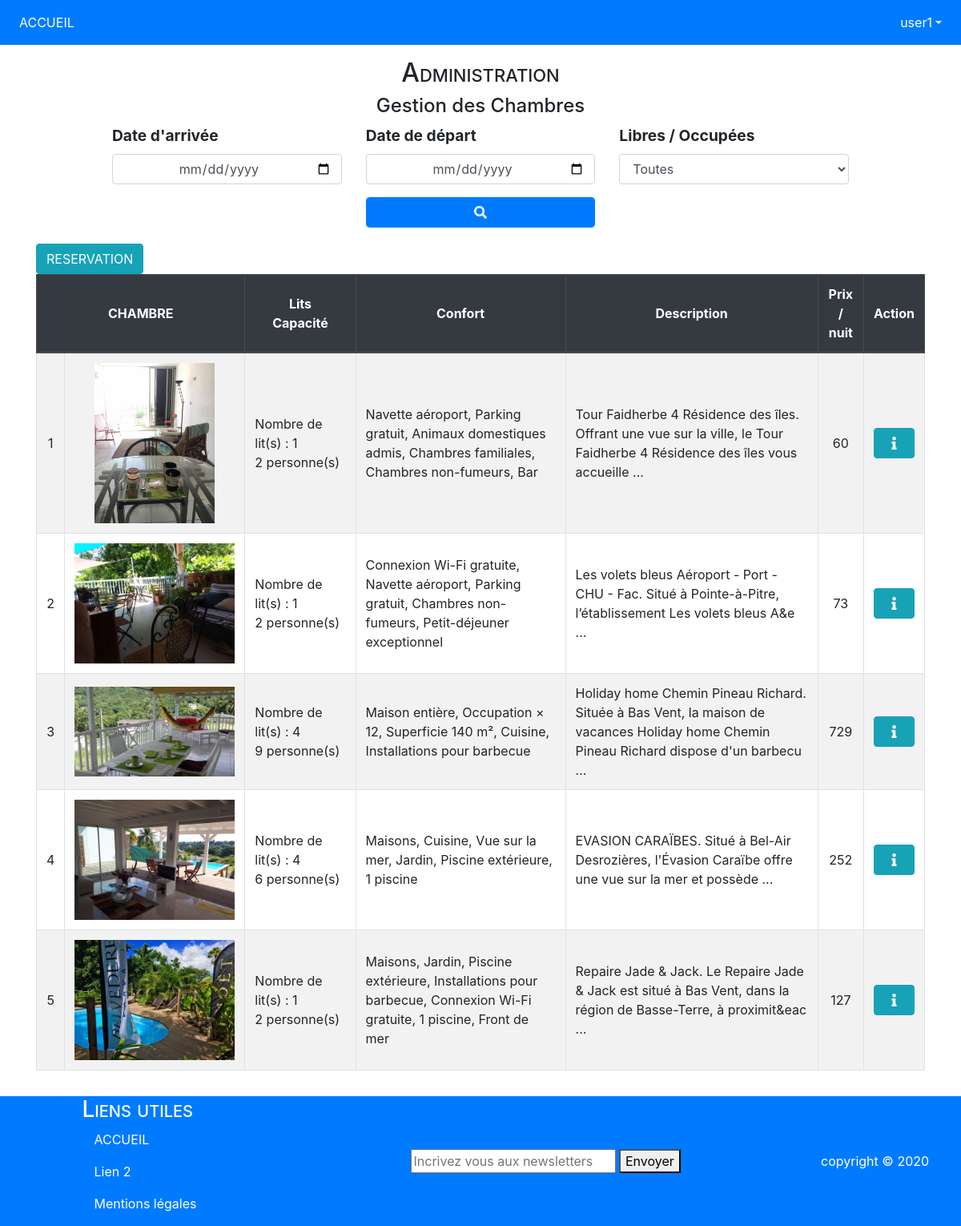
/Admin/chambre.php (signed in), run on the app's committed database.
### tables this page shows
CREATE TABLE `chambre` (
  `numChambre` int(11) NOT NULL,
  `prix` int(11) NOT NULL,
  `nbLits` int(11) NOT NULL,
  `nbPers` int(11) NOT NULL,
  `confort` varchar(300) NOT NULL,
  `image` varchar(50) NOT NULL,
  `description` varchar(1500) NOT NULL
);

### Admin/chambre.php (the view, shortened to what this page needs)
<?php require_once('../Partials/Header.php'); ?>
<?php
require_once('../Connexion.php');
if($connect) {
    $occupationRes = 'Toutes les chambres';
    function f_ch_retourBdd($str) {
        $str = stripslashes(html_entity_decode($str));
        return $str;
    }
    function f_imgAlt($img) {
        return substr($img, 0, strrpos($img, '.'));
    }
    if(!isset($_GET['search']) || (empty($_GET['dateArrSearch']) && empty($_GET['dateDepSearch']))) {
        $sql = "SELECT * FROM chambre";
        $res = mysqli_prepare($connect, $sql);
        $nbRow = '';
    }
    mysqli_stmt_execute($res);
    mysqli_stmt_bind_result($res, $nCh, $prix, $nbLits, $nbPers, $conf, $img, $descr);
    if(isset($nbRow)) {
        mysqli_stmt_store_result($res);
        $nbRow = mysqli_stmt_num_rows($res);
    }
    while(mysqli_stmt_fetch($res)) {
        $tabFetch_ch[] = [
            'nCh' => $nCh,
            'prix' => $prix,
            'nbLits' => $nbLits,
            'nbPers' => $nbPers,
            'conf' => $conf,
            'img' => $img,
            'descr' => strlen($descr) > 150 ? substr($descr, 0, 150)." ..." : $descr
        ];
    }
    if(isset($nbRow)) { mysqli_stmt_free_result($res); }
} else { echo "<script>alert('Connexion perdue');</script>"; }
?>
<h2 class="text-center">Administration</h2>
<h4 class="text-center">Gestion des Chambres</h4>
<form method="get">
    <div class="row justify-content-center align-items-center">
        <div class="col-md-10 col">
            <div class="row justify-content-center">
                <div class="form-group col-md-4 col">
                    <label for="dateArrSearch">Date d'arrivée</label>
                    <input type="date" id="dateArrSearch" class="form-control text-center" name="dateArrSearch" placeholder="rechercher">
                </div>
                <div class="form-group col-md-4 col">
                    <label for="dateDepSearch">Date de départ</label>
                    <input type="date" id="dateDepSearch" class="form-control text-center" name="dateDepSearch" placeholder="rechercher">
                </div>
                <div class="form-group col-md-4 col-6">
                    <label for="langue">Libres / Occupées</label>
                    <select class="form-control" id="occupation" name="occupation">
                        <option value="Toutes" required>Toutes</option>
                    </select>
                </div>
            </div>
            <div class="row justify-content-center">
                <div class="col-md-4 col-6 mb-3">
                    <button type="submit" class="form-control bg-primary text-white border-primary" id="search" name="search"><i class="fas fa-search"></i></button>
                </div>
            </div>
        </div>
    </div>
</form>
<div class="input-group my-1 justify-content-between" style="margin-bottom: 0 !important;">
    <div>
        <a href="admin.php" class="btn btn-info">RESERVATION</a>
    </div>
</div>
<?php
if(isset($nbRow) && $nbRow == 0) {
    echo "
        <div class='posCenter'>
            <h2 class='text-center'>Il n'y a pas de chambres enregistrée dans votre établissement !</h2>
            <div class='text-center'>
                <a href='chAjout.php' class='btn btn-primary'>Ajouter une chambre</a>
            </div>
        </div>
    ";
} else {
?>
<?php
if(!isset($tabFetch_ch)) {
    echo "
        <div class='posCenter'>
            <h2 class='text-center'>Il n'y a pas de ".$occupationRes." sur la période que vous avez sélectionnée</h2>
        </div>
    ";
} else {
?>
<table class="chambre table table-bordered table-striped table-hover align-middle">
    <thead class="thead-dark text-center">
        <tr>
            <th class="align-middle" colspan="2">CHAMBRE</th>
            <th class="align-middle">
                Lits
                <br>Capacité
            </th>
            <th class="align-middle">Confort</th>
            <th class="align-middle">Description</th>
            <th class="align-middle">Prix<br>/ nuit</th>
            <th class="align-middle">Action</th>
        </tr>
    </thead>
    <tbody>
        <?php
        if($res) {
            foreach($tabFetch_ch as $tabVal) {
        ?>
        <tr>
            <td class="align-middle text-center"><?= $tabVal['nCh']; ?></td>
            <td class="align-middle text-center">
                <div class="divImg">
                    <span>
                        <img src="../Img/<?= $tabVal['img']; ?>" alt="<?= f_imgAlt($tabVal['img']); ?>">
                        <br><img src="../Img/<?= $tabVal['img']; ?>" class="imgHov rounded" alt="<?= f_imgAlt($tabVal['img']); ?>">
                    </span>
                </div>
            </td>
            <td class="align-middle">
                Nombre de lit(s)&nbsp;:&nbsp;<?= $tabVal['nbLits']; ?>
                <br><?= $tabVal['nbPers']; ?>&nbsp;personne(s)
            </td>
            <td class="align-middle"><?= f_ch_retourBdd($tabVal['conf']); ?></td>
            <td class="align-middle"><?= f_ch_retourBdd($tabVal['descr']); ?></td>
            <td class="align-middle text-center"><?= $tabVal['prix']; ?></td>
            <td class="align-middle">
                <div class="my-1"><a href="../Client/chambre_detail.php?id=<?= $tabVal['nCh']; ?>" class="btn btn-info col" title="Détails de la Chambre <?= $tabVal['nCh'] ?>"><i class="fas fa-info"></i></a><div>
            </td>
        </tr>
        <?php
            }
        }} mysqli_stmt_close($res); ?>
    </tbody>
</table>
<?php
}
require_once('../Partials/Footer.php');
?>

### Partials/Header.php (style rules this page uses)
h1, h2, h3 { font-variant: small-caps; }
label { font-weight: bold; }
.accueil, .chDetail, label { font-size: 1.2rem; }
.chambre .divImg img, .chEdit .divImg img { max-width: 200px; max-height: 200px; }
.chambre .divImg, .chEdit .divImg { position: relative; }

### data on the page
chambre: nCh "1", image (picture), nbLits "1", nbPers "2", confort "Navette aéroport, Parking gratuit, Animaux domestiques admis, Chambres familiales, Chambres non-fumeurs, Bar", descr "Tour Faidherbe 4 Résidence des îles. Offrant une vue sur la ville, le Tour Faidherbe 4 Résidence des îles vous accueille ...", prix "60"
chambre: nCh "2", image (picture), nbLits "1", nbPers "2", confort "Connexion Wi-Fi gratuite, Navette aéroport, Parking gratuit, Chambres non-fumeurs, Petit-déjeuner exceptionnel", descr "Les volets bleus Aéroport - Port - CHU - Fac. Situé à Pointe-à-Pitre, l’établissement Les volets bleus A&e ...", prix "73"
chambre: numChambre "3", image (picture), nbLits "4", nbPers "9", confort "Maison entière, Occupation × 12, Superficie 140 m², Cuisine, Installations pour barbecue", descr "Holiday home Chemin Pineau Richard. Située à Bas Vent, la maison de vacances Holiday home Chemin Pineau Richard dispose d'un barbecu ...", prix "729"
chambre: numChambre "4", image (picture), nbLits "4", nbPers "6", confort "Maisons, Cuisine, Vue sur la mer, Jardin, Piscine extérieure, 1 piscine", descr "EVASION CARAÏBES. Situé à Bel-Air Desrozières, l'Évasion Caraïbe offre une vue sur la mer et possède ...", prix "252"
chambre: numChambre "5", image (picture), nbLits "1", nbPers "2", confort "Maisons, Jardin, Piscine extérieure, Installations pour barbecue, Connexion Wi-Fi gratuite, 1 piscine, Front de mer", descr "Repaire Jade & Jack. Le Repaire Jade & Jack est situé à Bas Vent, dans la région de Basse-Terre, à proximit&eac ...", prix "127"

### other printed values
$_SESSION['login'] "user1"
